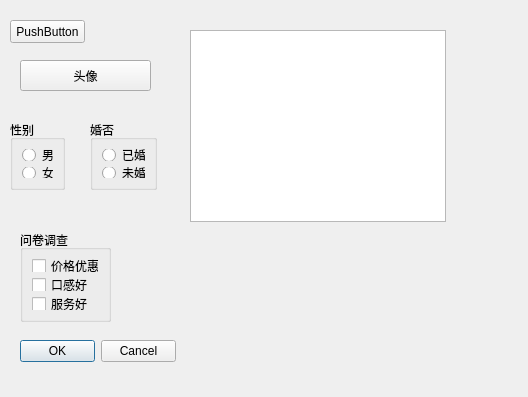
<?xml version="1.0" encoding="UTF-8"?>
<ui version="4.0">
 <class>Widget</class>
 <widget class="QWidget" name="Widget">
  <property name="geometry">
   <rect>
    <x>0</x>
    <y>0</y>
    <width>528</width>
    <height>397</height>
   </rect>
  </property>
  <property name="windowTitle">
   <string>Widget</string>
  </property>
  <widget class="QPushButton" name="pushButton">
   <property name="geometry">
    <rect>
     <x>10</x>
     <y>20</y>
     <width>75</width>
     <height>23</height>
    </rect>
   </property>
   <property name="text">
    <string>PushButton</string>
   </property>
  </widget>
  <widget class="QToolButton" name="toolButton">
   <property name="geometry">
    <rect>
     <x>20</x>
     <y>60</y>
     <width>131</width>
     <height>31</height>
    </rect>
   </property>
   <property name="text">
    <string>头像</string>
   </property>
   <property name="icon">
    <iconset resource="res.qrc">
     <normaloff>:/Image/Sunny.jpg</normaloff>:/Image/Sunny.jpg</iconset>
   </property>
   <property name="iconSize">
    <size>
     <width>32</width>
     <height>32</height>
    </size>
   </property>
   <property name="toolButtonStyle">
    <enum>Qt::ToolButtonTextBesideIcon</enum>
   </property>
  </widget>
  <widget class="QGroupBox" name="groupBox">
   <property name="geometry">
    <rect>
     <x>10</x>
     <y>120</y>
     <width>55</width>
     <height>70</height>
    </rect>
   </property>
   <property name="title">
    <string>性别</string>
   </property>
   <layout class="QVBoxLayout" name="verticalLayout">
    <item>
     <widget class="QRadioButton" name="radioButton_man">
      <property name="text">
       <string>男</string>
      </property>
     </widget>
    </item>
    <item>
     <widget class="QRadioButton" name="radioButton_woman">
      <property name="text">
       <string>女</string>
      </property>
     </widget>
    </item>
   </layout>
  </widget>
  <widget class="QGroupBox" name="groupBox_2">
   <property name="geometry">
    <rect>
     <x>90</x>
     <y>120</y>
     <width>67</width>
     <height>70</height>
    </rect>
   </property>
   <property name="title">
    <string>婚否</string>
   </property>
   <layout class="QVBoxLayout" name="verticalLayout_2">
    <item>
     <widget class="QRadioButton" name="radioButton_3">
      <property name="text">
       <string>已婚</string>
      </property>
     </widget>
    </item>
    <item>
     <widget class="QRadioButton" name="radioButton_4">
      <property name="text">
       <string>未婚</string>
      </property>
     </widget>
    </item>
   </layout>
  </widget>
  <widget class="QGroupBox" name="groupBox_3">
   <property name="geometry">
    <rect>
     <x>20</x>
     <y>230</y>
     <width>91</width>
     <height>92</height>
    </rect>
   </property>
   <property name="title">
    <string>问卷调查</string>
   </property>
   <layout class="QVBoxLayout" name="verticalLayout_3">
    <item>
     <widget class="QCheckBox" name="checkBox_1">
      <property name="text">
       <string>价格优惠</string>
      </property>
      <property name="tristate">
       <bool>true</bool>
      </property>
     </widget>
    </item>
    <item>
     <widget class="QCheckBox" name="checkBox_2">
      <property name="text">
       <string>口感好</string>
      </property>
     </widget>
    </item>
    <item>
     <widget class="QCheckBox" name="checkBox_3">
      <property name="text">
       <string>服务好</string>
      </property>
     </widget>
    </item>
   </layout>
  </widget>
  <widget class="QDialogButtonBox" name="buttonBox">
   <property name="geometry">
    <rect>
     <x>20</x>
     <y>340</y>
     <width>156</width>
     <height>23</height>
    </rect>
   </property>
   <property name="standardButtons">
    <set>QDialogButtonBox::Cancel|QDialogButtonBox::Ok</set>
   </property>
  </widget>
  <widget class="QListWidget" name="listWidget">
   <property name="geometry">
    <rect>
     <x>190</x>
     <y>30</y>
     <width>256</width>
     <height>192</height>
    </rect>
   </property>
  </widget>
 </widget>
 <resources>
  <include location="res.qrc"/>
 </resources>
 <connections/>
</ui>
